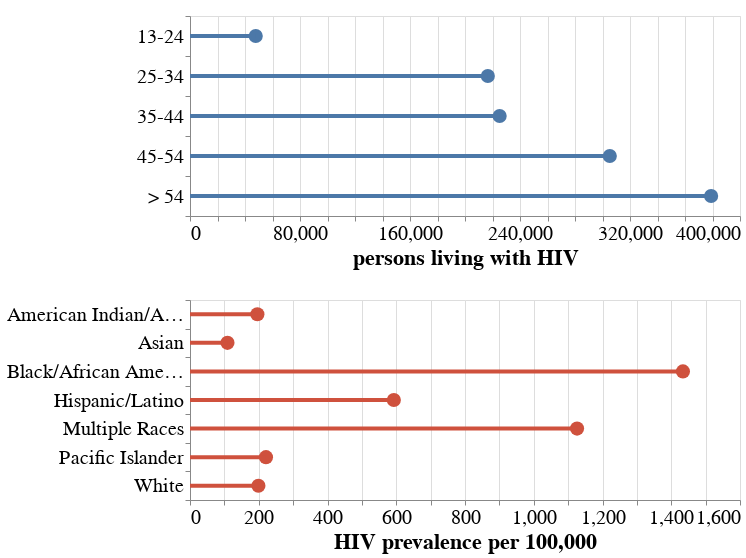

Source (notebook cell):
### Markdown cell above
### Most people living with HIV are approaching retirement, and persons of color are disproportionately affected

### Code cell
df3 = pd.DataFrame({'age group': ['13-24', '25-34', '35-44', '45-54', '> 54'], 
                    'persons living with HIV': [47800, 216600, 225200, 305300, 379000]})

points = alt.Chart(df3).mark_circle(
    opacity = 1.0, size = 200).encode(
    y = alt.Y('age group', title = None),
    x = 'persons living with HIV').properties(
    width = 550,
    height = 200)

bars = alt.Chart(df3).mark_bar(size = 4).encode(
    y = alt.Y('age group', title = None),
    x = 'persons living with HIV')

p3 = (points + bars)

df4 = pd.DataFrame({'race': ['Black/African American', 'Multiple Races', 'Hispanic/Latino', 'Pacific Islander', 'White', 'American Indian/Alaskan Native', 'Asian'], 
                   'HIV prevalence per 100,000': [1434, 1126, 593, 221, 199, 196, 109]})

points = alt.Chart(df4).mark_circle(
    opacity = 1.0, size = 200, color = '#cf513d').encode(
    y = alt.Y('race', title = None),
    x = 'HIV prevalence per 100,000').properties(
    width = 550,
    height = 200)

bars = alt.Chart(df4).mark_bar(size = 4, color = '#cf513d').encode(
    y = alt.Y('race', title = None),
    x = 'HIV prevalence per 100,000')

p4 = (points + bars)

p34 = alt.vconcat(p3, p4).configure_axis(
    labelFontSize = 20,
    titleFontSize = 22
).configure_axisY(
    tickBand = 'extent'
)

display(p34)

### Figure 1 — Vega-Lite specification as saved in the notebook (floating-point values rounded to 4 significant figures)
{"config": {"view": {"continuousWidth": 400, "continuousHeight": 300}, "axis": {"labelFontSize": 20, "titleFontSize": 22}, "axisY": {"tickBand": "extent"}}, "vconcat": [{"layer": [{"mark": {"type": "circle", "opacity": 1.0, "size": 200}, "encoding": {"x": {"type": "quantitative", "field": "persons living with HIV"}, "y": {"type": "nominal", "field": "age group", "title": null}}, "height": 200, "width": 550}, {"mark": {"type": "bar", "size": 4}, "encoding": {"x": {"type": "quantitative", "field": "persons living with HIV"}, "y": {"type": "nominal", "field": "age group", "title": null}}}], "data": {"name": "data-5b4f685a2543e58cfcca5e78c4864bd8"}}, {"layer": [{"mark": {"type": "circle", "color": "#cf513d", "opacity": 1.0, "size": 200}, "encoding": {"x": {"type": "quantitative", "field": "HIV prevalence per 100,000"}, "y": {"type": "nominal", "field": "race", "title": null}}, "height": 200, "width": 550}, {"mark": {"type": "bar", "color": "#cf513d", "size": 4}, "encoding": {"x": {"type": "quantitative", "field": "HIV prevalence per 100,000"}, "y": {"type": "nominal", "field": "race", "title": null}}}], "data": {"name": "data-7b40a92827c399b42e2c316418659b20"}}], "$schema": "https://vega.github.io/schema/vega-lite/v4.8.1.json", "datasets": {"data-5b4f685a2543e58cfcca5e78c4864bd8": [{"age group": "13-24", "persons living with HIV": 47800}, {"age group": "25-34", "persons living with HIV": 216600}, {"age group": "35-44", "persons living with HIV": 225200}, {"age group": "45-54", "persons living with HIV": 305300}, {"age group": "> 54", "persons living with HIV": 379000}], "data-7b40a92827c399b42e2c316418659b20": [{"race": "Black/African American", "HIV prevalence per 100,000": 1434}, {"race": "Multiple Races", "HIV prevalence per 100,000": 1126}, {"race": "Hispanic/Latino", "HIV prevalence per 100,000": 593}, {"race": "Pacific Islander", "HIV prevalence per 100,000": 221}, {"race": "White", "HIV prevalence per 100,000": 199}, {"race": "American Indian/Alaskan Native", "HIV prevalence per 100,000": 196}, {"race": "Asian", "HIV prevalence per 100,000": 109}]}}
